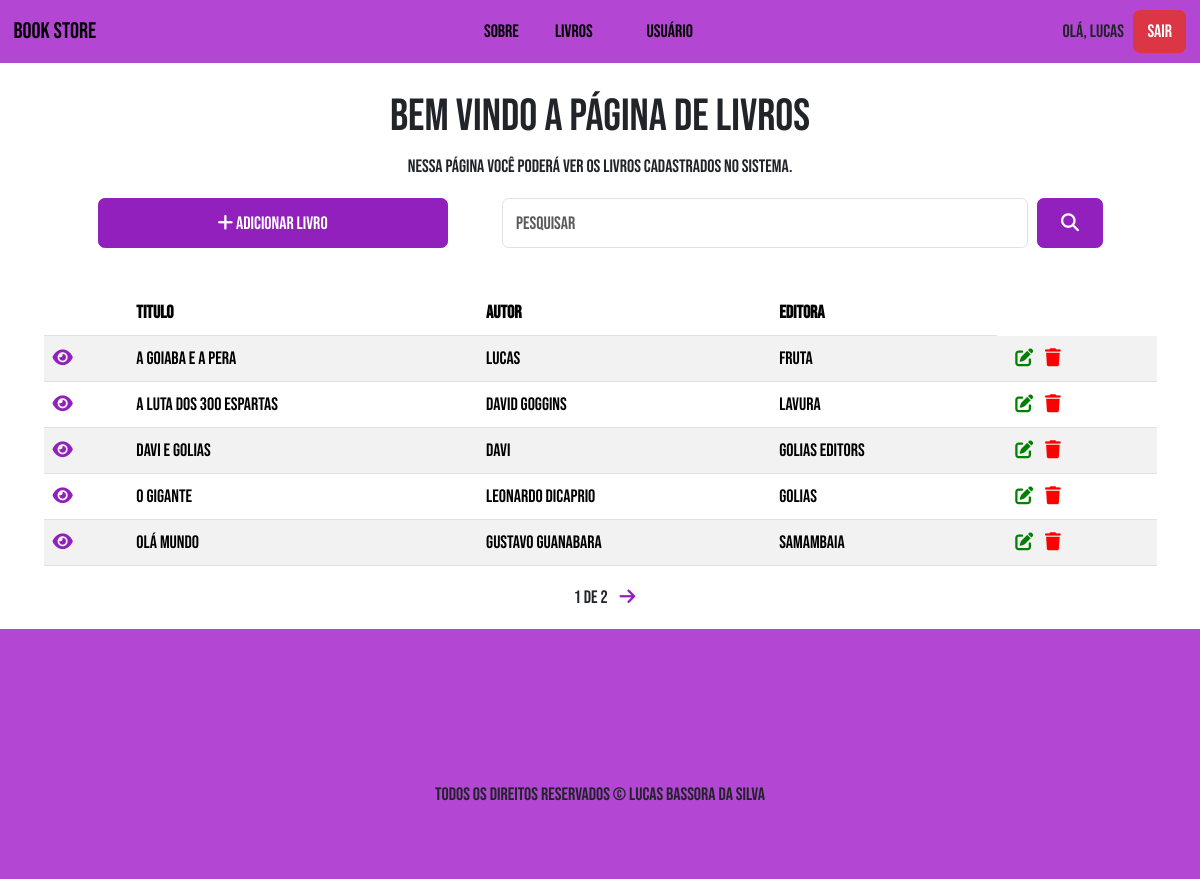
The app's page / (signed in) with its own data.
### livros/models.py (models this page shows)
class Livros(models.Model):
    IDIOMAS = [
        ('Português' , 'Português'),
        ('Inglês' , 'Inglês'),
        ('Italiano' , 'Italiano'),
        ('Francês' , 'Francês'),
        ('Espanhol' , 'Espanhol'),
        ('Alemão' , 'Alemão')
    ]
    titulo = models.CharField(max_length=255)
    autor = models.CharField(max_length=255)
    editora = models.CharField(max_length=255)
    numeroPaginas = models.CharField(max_length=255)
    idioma = models.CharField(max_length=9, choices=IDIOMAS)
    descricao = models.TextField()
    created_at = models.DateTimeField(auto_now_add=True)
    updated_at = models.DateTimeField(auto_now=True)

### livros/views.py (the view)
# urls.py: path('', views.listBook, name='list-book'),
def listBook(request):
    search = request.GET.get('search')  # o search passado com parametro do método get é o name do input de busca
    if search:
        livros_search = Livros.objects.filter(titulo__icontains=search)
        paginator = Paginator(livros_search, 5)
    else:
        livros_list = Livros.objects.all().order_by('titulo') # pega todos os objetos da tabela livros do banco
        paginator = Paginator(livros_list, 5) # recebe variavel de lista de livros e quantidade
    page = request.GET.get('page') # variavel recebe a requesção da página por get
    livros = paginator.get_page(page) # a paginação pega o dado da página e coloca na variavel livros
    return render(request, 'livros/list.html', {'livros' : livros})

### livros/templates/livros/list.html (shortened to what this page needs)
{% extends 'base.html' %}
{% block content%}
<br/>
{% if user.is_authenticated%}
<div class="container text-center content">
  <h1>Bem vindo a página de livros</h1>
  <p>Nessa página você poderá ver os livros cadastrados no sistema.</p>
  <form class="d-flex px-5" role="search" name="search" method="GET" id="search-form">
    <a href="newBook/">
      <button type="button" class="btn btn-primary btn-add me-5">
        <i class="fa-solid fa-plus"></i> Adicionar livro
      </button>
    </a>
    <input class="form-control me-2 d-md-block" value="{{ request.GET.search }}"type="search" placeholder="Pesquisar" aria-label="Search" name="search"/>
    <button type="button" class="btn btn-primary btn-search" id="search-btn">
      <i class="fa-solid fa-magnifying-glass"></i>
    </button>
  </form>
</div>
<div class="container">
  <table class="table table-striped">
    <thead>
      <tr>
        <th scope="col"></th>
        <th scope="col">Titulo</th>
        <th scope="col">Autor</th>
        <th scope="col">Editora</th>
      </tr>
    </thead>
    <tbody>
      {% for livro in livros %}
      <a href="livro/{{livro.id}}">
        <tr>
          <td>
            <a href="book/{{livro.id}}"
              ><i class="fa-solid fa-eye icone"></i
            ></a>
          </td>
          <td>{{livro.titulo}}</td>
          <td>{{livro.autor}}</td>
          <td>{{livro.editora}}</td>
          <td>
            <a href="editBook/{{livro.id}}" class="px-2"
              ><i class="fa-solid fa-pen-to-square"></i
            ></a>
            <a href="deleteBook/{{livro.id}}" class="delete-btn"
              ><i class="fa-solid fa-trash"></i
            ></a>
          </td>
        </tr>
      </a>
      {% endfor %}
    </tbody>
  </table>
  <div class="text-center mb-3">
    <span class="mx-auto position-relative">
      <span class="mx-2">
        {{ livros.number }} de {{ livros.paginator.num_pages }}
      </span>
      {% if livros.has_next %}
      <a href="?page={{ livros.next_page_number }}"
        ><i class="fa-solid fa-arrow-right icone"></i
      ></a>
      {% endif %}
    </span>
  </div>
</div>
{% else %}
<div class="container text-center py-3" style="height: 11rem; margin-top: 7rem;">
  <h1>Usuário desconectado, faça o login para continuar</h1>
</div>
{% endif %}
{% endblock %}

### livros/templates/base.html (shortened to what this page needs)
{% load static %}
<!DOCTYPE html>
<html lang="pt-br">
  <head>
    <link href="https://cdn.jsdelivr.net/npm/bootstrap@5.3.3/dist/css/bootstrap.min.css" rel="stylesheet" />
    <link rel="stylesheet" href="{% static 'css/style.css' %}" />
  </head>
  <body>
    <nav class="navbar navbar-expand-lg bg-body-tertiary text-big">
      <div class="container-fluid">
        <a class="navbar-brand" href="/">Book Store</a>
        <div class="collapse navbar-collapse justify-content-between" id="navbarNav">
          <ul class="navbar-nav mx-auto">
            <li class="nav-item ps-3">
              <a class="nav-link active" aria-current="page" href="#">Sobre</a>
            </li>
            {% if user.is_authenticated %}
            <li class="nav-item px-3">
              <a class="nav-link active" aria-current="page" href="/">Livros</a>
            </li>
            <li class="nav-item px-3">
              <a class="nav-link active" aria-current="page" href="#">Usuário</a>
            </li>
            {% endif %}
          </ul>
          <ul class="navbar-nav ">
            {% if user.is_authenticated %}
            <li class="nav-item d-flex align-items-center">
              <span>Olá, {{ user.username }}</span>
              <form action="{% url 'logout' %}" method="post" class="ms-2">
                <button type="submit" class="btn btn-danger">Sair</button>
              </form>
            </li>
            {% else %}
            <li class="nav-item">
              <a href="{% url 'login' %}" class="btn btn-success">Entrar</a>
            </li>
            {% endif %}
          </ul>
        </div>
      </div>
    </nav>
    {% block content%}{% endblock %}
    <footer >
      <div class="rodape container-fluid text-center pt-5">
        <p>Todos os direitos reservados &copy; Lucas Bassora da Silva</p>
      </div>
    </footer>
  </body>
</html>

### livros/static/css/style.css (style rules this page uses)
* { font-family: "Bebas Neue", sans-serif; font-size: 18px; font-style: normal; }
.text-big { font-family: "Bebas Neue", sans-serif; font-size: 22px; font-style: normal; }
.navbar { background-color: #b346d3 !important; }
.rodape { background-color: #b346d3; height: 250px; }
.rodape p { top: 50%; position: relative; }
.content { height: 200px; }
.content .btn-add { height: 50px; width: 350px; }
.content .btn-search { width: 100px; }
.fa-pen-to-square { color: green; }
.fa-trash { color: red; }
.btn-primary { background-color: #9120bd; border: #9120bd 1px solid; }
.icone { color: #9120bd; }

### records on screen
Livros: titulo "A goiaba e a pera", autor "Lucas", editora "Fruta"
Livros: titulo "A luta dos 300 espartas", autor "david goggins", editora "Lavura"
Livros: titulo "Davi e golias", autor "davi", editora "golias editors"
Livros: titulo "O gigante", autor "Leonardo dicaprio", editora "Golias"
Livros: titulo "Olá mundo", autor "Gustavo guanabara", editora "samambaia"

### other values on screen
{{ user.username }} "lucas"
{{ livros.number }} "1"
{{ livros.paginator.num_pages }} "2"
